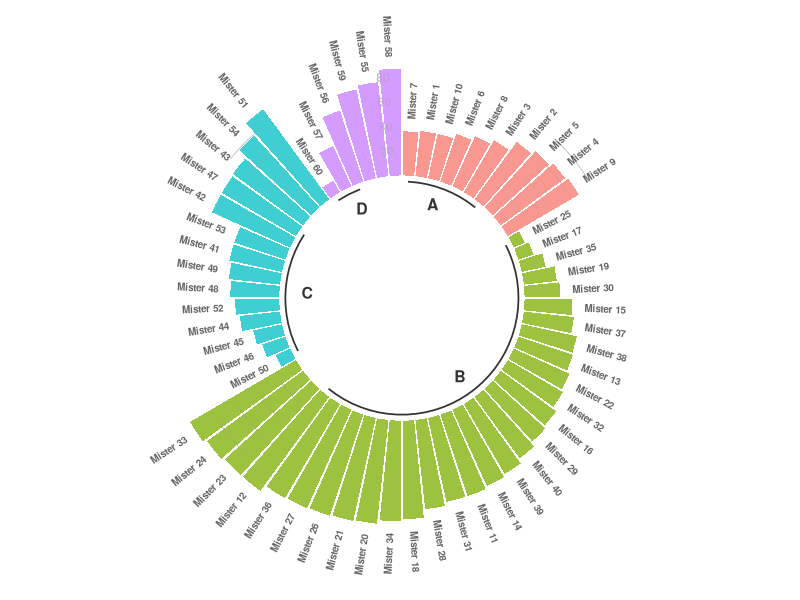

Write R code to recreate this figure.
## ---- chunk 1
knitr::opts_chunk$set(echo = TRUE)
## ---- chunk 2
# library
library(tidyverse)
 
# Create dataset
data=data.frame(
  individual=paste( "Mister ", seq(1,60), sep=""),
  group=c( rep('A', 10), rep('B', 30), rep('C', 14), rep('D', 6)) ,
  value=sample( seq(10,100), 60, replace=T)
)
# Order data:
data = data %>% arrange(group, value)


# Set a number of 'empty bar' to add at the end of each group
empty_bar=3
to_add = data.frame( matrix(NA, empty_bar*nlevels(data$group), ncol(data)) )
colnames(to_add) = colnames(data)
to_add$group=rep(levels(data$group), each=empty_bar)
data=rbind(data, to_add)
data=data %>% arrange(group)
data$id=seq(1, nrow(data))
 
# Get the name and the y position of each label
label_data=data
number_of_bar=nrow(label_data)
angle= 90 - 360 * (label_data$id-0.5) /number_of_bar     # I substract 0.5 because the letter must have the angle of the center of the bars. Not extreme right(1) or extreme left (0)
label_data$hjust<-ifelse( angle < -90, 1, 0)
label_data$angle<-ifelse(angle < -90, angle+180, angle)
 
# prepare a data frame for base lines
base_data=data %>% 
  group_by(group) %>% 
  summarize(start=min(id), end=max(id) - empty_bar) %>% 
  rowwise() %>% 
  mutate(title=mean(c(start, end)))
 
# prepare a data frame for grid (scales)
grid_data = base_data
grid_data$end = grid_data$end[ c( nrow(grid_data), 1:nrow(grid_data)-1)] + 1
grid_data$start = grid_data$start - 1
grid_data=grid_data[-1,]
 
# Make the plot
p = ggplot(data, aes(x=as.factor(id), y=value, fill=group)) +       # Note that id is a factor. If x is numeric, there is some space between the first bar
  
  geom_bar(aes(x=as.factor(id), y=value, fill=group), stat="identity", alpha=0.5) +
  
  # Add a val=100/75/50/25 lines. I do it at the beginning to make sur barplots are OVER it.
  geom_segment(data=grid_data, aes(x = end, y = 80, xend = start, yend = 80), colour = "grey", alpha=1, size=0.3 , inherit.aes = FALSE ) +
  geom_segment(data=grid_data, aes(x = end, y = 60, xend = start, yend = 60), colour = "grey", alpha=1, size=0.3 , inherit.aes = FALSE ) +
  geom_segment(data=grid_data, aes(x = end, y = 40, xend = start, yend = 40), colour = "grey", alpha=1, size=0.3 , inherit.aes = FALSE ) +
  geom_segment(data=grid_data, aes(x = end, y = 20, xend = start, yend = 20), colour = "grey", alpha=1, size=0.3 , inherit.aes = FALSE ) +
  
  # Add text showing the value of each 100/75/50/25 lines
  annotate("text", x = rep(max(data$id),4), y = c(20, 40, 60, 80), label = c("20", "40", "60", "80") , color="grey", size=3 , angle=0, fontface="bold", hjust=1) +
  
  geom_bar(aes(x=as.factor(id), y=value, fill=group), stat="identity", alpha=0.5) +
  ylim(-100,120) +
  theme_minimal() +
  theme(
    legend.position = "none",
    axis.text = element_blank(),
    axis.title = element_blank(),
    panel.grid = element_blank(),
    plot.margin = unit(rep(-1,4), "cm") 
  ) +
  coord_polar() + 
  geom_text(data=label_data, aes(x=id, y=value+10, label=individual, hjust=hjust), color="black", fontface="bold",alpha=0.6, size=2.5, angle= label_data$angle, inherit.aes = FALSE ) +
  
  # Add base line information
  geom_segment(data=base_data, aes(x = start, y = -5, xend = end, yend = -5), colour = "black", alpha=0.8, size=0.6 , inherit.aes = FALSE )  +
  geom_text(data=base_data, aes(x = title, y = -18, label=group), hjust=c(1,1,0,0), colour = "black", alpha=0.8, size=4, fontface="bold", inherit.aes = FALSE)
 
p
## ---- chunk 3
# text(data)

# data
# To use the fmsb package, I have to add 2 lines to the dataframe: the max and min of each topic to show on the plot!
# data=rbind(rep(200,10) , rep(0,10) , data)

#==================
# Plot 1: Default radar chart proposed by the library:
# radarchart(data)
# Get the stacked barplot


# Grouped barplot

#==================
# Plot 2: Same plot with custom features
# colors_border=c( rgb(0.2,0.5,0.5,0.9), rgb(0.8,0.2,0.5,0.9) , rgb(0.7,0.5,0.1,0.9) )
# colors_in=c( rgb(0.2,0.5,0.5,0.4), rgb(0.8,0.2,0.5,0.4) , rgb(0.7,0.5,0.1,0.4) )
# radarchart( data  , axistype=1 ,
#     #custom polygon
#     pcol=colors_border , pfcol=colors_in , plwd=4 , plty=1,
#     #custom the grid
#     cglcol="grey", cglty=1, axislabcol="grey", caxislabels=seq(0,20,5), cglwd=0.8,
#     #custom labels
#     vlcex=0.8
#     )
# legend(x=0.7, y=1, legend = rownames(data[-c(1,2),]), bty = "n", pch=20 , col=colors_in , text.col = "grey", cex=1.2, pt.cex=3)

#=================
# Plot3: If you remove the 2 first lines, the function compute the max and min of each variable with the available data:
# colors_border=c( rgb(0.2,0.5,0.5,0.9), rgb(0.8,0.2,0.5,0.9) , rgb(0.7,0.5,0.1,0.9) )
# colors_in=c( rgb(0.2,0.5,0.5,0.4), rgb(0.8,0.2,0.5,0.4) , rgb(0.7,0.5,0.1,0.4) )
# radarchart( data[-c(1,2),]  , axistype=0 , maxmin=F,
#     #custom polygon
#     pcol=colors_border , pfcol=colors_in , plwd=4 , plty=1,
#     #custom the grid
#     cglcol="grey", cglty=1, axislabcol="black", cglwd=0.8,
#     #custom labels
#     vlcex=0.8
#     )
# legend(x=0.7, y=1, legend = rownames(data[-c(1,2),]), bty = "n", pch=20 , col=colors_in , text.col = "grey", cex=1.2, pt.cex=3)


# Create data: note in High school for several students

    

# text(data,data+24,labels=data)
# text(data,data+25, paste(data,sep="") ,cex=1) 
# text(x = data, y = data, pos = 3, cex = 0.9, col = "white")
# ggplot(data=data, aes(x=rownames(data), y=colnames(data), fill=group)) +
#   geom_bar(stat="identity", position=position_dodge())+
#   geom_text(aes(label=len), vjust=1.6, color="white",
#             position = position_dodge(0.9), size=3.5)+
#   scale_fill_brewer(palette="Paired")+
#   theme_minimal()
